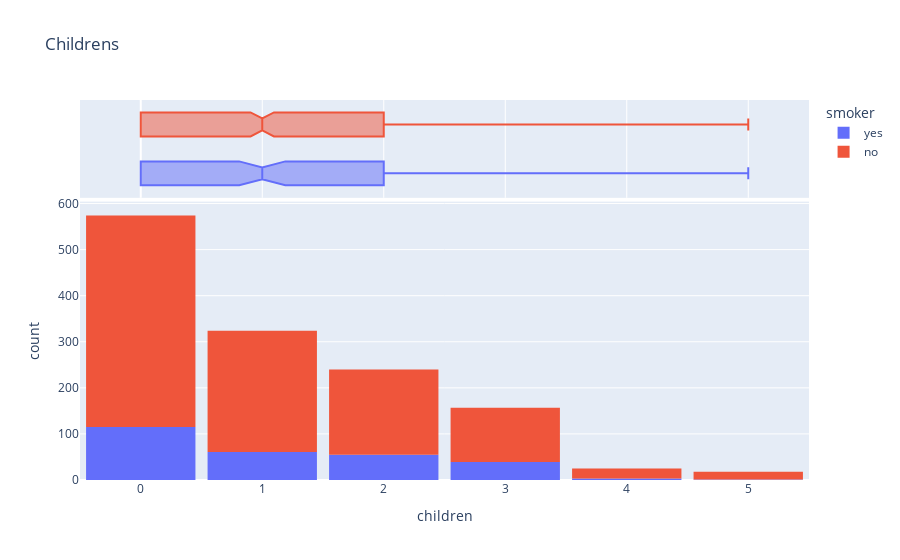

Write notebook code for a chart like this one.
### Code cell
fig = px.histogram(medical_charges,
                   x = "children",
                   marginal='box',
                   color = "smoker",
                   title = "Childrens")
fig.update_layout(bargap = 0.1)
fig.show()

### Figure 1 — Plotly figure (JSON) as saved in the notebook; plotly's stock layout.template omitted (floating-point values rounded to 4 significant figures; data arrays with more than 128 entries replaced by an {"elided": "..."} marker saying what was removed)
{"data": [{"bingroup": "x", "hovertemplate": "smoker=yes<br>children=%{x}<br>count=%{y}<extra></extra>", "legendgroup": "yes", "marker": {"color": "#636efa", "pattern": {"shape": ""}}, "name": "yes", "orientation": "v", "showlegend": true, "type": "histogram", "x": {"elided": "274 int values"}, "xaxis": "x", "yaxis": "y"}, {"hovertemplate": "smoker=yes<br>children=%{x}<extra></extra>", "legendgroup": "yes", "marker": {"color": "#636efa"}, "name": "yes", "notched": true, "showlegend": false, "type": "box", "x": {"elided": "274 int values"}, "xaxis": "x2", "yaxis": "y2"}, {"bingroup": "x", "hovertemplate": "smoker=no<br>children=%{x}<br>count=%{y}<extra></extra>", "legendgroup": "no", "marker": {"color": "#EF553B", "pattern": {"shape": ""}}, "name": "no", "orientation": "v", "showlegend": true, "type": "histogram", "x": {"elided": "1064 int values"}, "xaxis": "x", "yaxis": "y"}, {"hovertemplate": "smoker=no<br>children=%{x}<extra></extra>", "legendgroup": "no", "marker": {"color": "#EF553B"}, "name": "no", "notched": true, "showlegend": false, "type": "box", "x": {"elided": "1064 int values"}, "xaxis": "x2", "yaxis": "y2"}], "layout": {"bargap": 0.1, "barmode": "relative", "legend": {"title": {"text": "smoker"}, "tracegroupgap": 0}, "title": {"text": "Childrens"}, "xaxis": {"anchor": "y", "domain": [0, 1], "title": {"text": "children"}}, "xaxis2": {"anchor": "y2", "domain": [0, 1], "matches": "x", "showgrid": true, "showticklabels": false}, "yaxis": {"anchor": "x", "domain": [0, 0.7326], "title": {"text": "count"}}, "yaxis2": {"anchor": "x2", "domain": [0.7426, 1], "matches": "y2", "showgrid": false, "showline": false, "showticklabels": false, "ticks": ""}}}
